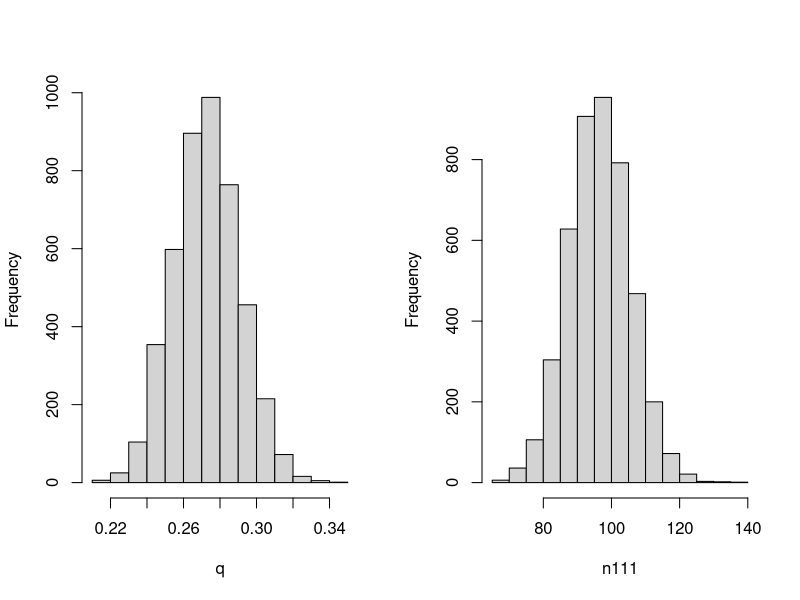
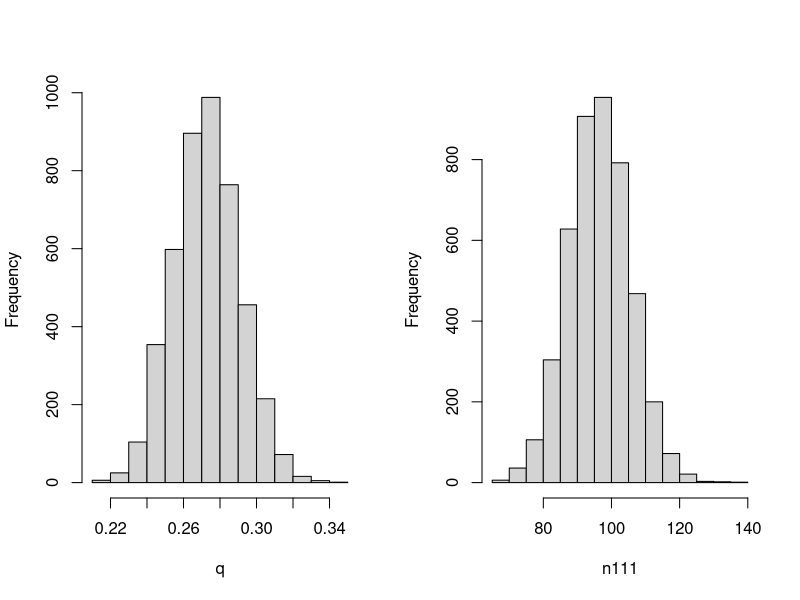

Reproduce these figures in R, in order.
#################################################################################
##This script provides a function to draw samples from the joint posterior 
## distribution of the escape probability 'q' and the frequency
## n111 of chain 1->1->1, based on the Providence measles 
## outbreak data. The algorithm is based on Gibbs 
## sampling (see the lecture notes).
##
## INPUT mcmc.size  = the number of MCMC iterations
##       alpha,beta = parameters of the Beta prior distribution
##                    of the escape probability
##
## OUTPUT chainGibbs = the MCMC sample of q and n111 as a list
##                     of two entries, each a vector of length mcmc.size
## 
## Last updated July 8, 2022/ MEH
#################################################################################
chainGibbs = function(mcmc.size,alpha,beta){
# Reserve space
q    = rep(0,mcmc.size)
n111 = rep(0,mcmc.size)

# Initialize the model unknowns
q[1]    = 0.5;                         # just an initial guess
n111[1] = round(275*2*q[1]/(2*q[1]+1)) # the (rounded) expected value of n_111, 
                                       # given q =0.5 

# The observations (cf. the lecture)
n1  = 34   # frequency of chain 1
n11 = 25   # frequency of chain 1->1
N3  = 275  # frequency of chains with outbreak size 3 
           # (the total frequency of chains 1->2 and 1->1->1)

# Draw MCMC samples
for (i in 2:mcmc.size){

   # Draw an iterate of q from its full conditional distribution
   q[i] = rbeta(1,2*n1+2*n11+n111[i-1]+alpha,n11+2*N3+beta)
  
   # Draw an iterate of n111 from its full conditional distribution
   n111[i] = rbinom(1,N3,2*q[i]/(2*q[i]+1))
   
   }

# The output: the MCMC samples
chainGibbs = list(q=q,n111=n111)

}

## Run the sampler

## mcmc-size = 5000, alpha = 1, beta = 1

test=chainGibbs(5000,1,1)

#pdf(file="/Users/betz/Documents/TexWork/MCMC/betz/Bayesintro/chaingibbs1.pdf", height=4.5, width=8.9)
# Set up to have 2 plots in one figure
par(mfrow=c(1,2),oma=c(0,0,0,0))

# Assume a burn-in of 500 iterations, so just plot those greater than 500. 

hist(test$q[501:5000],main="",xlab="q")
hist(test$n111[501:5000],main="",xlab="n111")

# or
hist(test[[1]][501:5000],main="",xlab="q")
hist(test[[2]][501:5000],main="",xlab="n111")

# Summary of the results 
summary(test$q[501:5000])
summary(test$n111[501:5000])

#dev.off()

chainGibbsUserStart = function(mcmc.size,alpha,beta,start.n111){
  # Last updated, June 17, 2010/KA
  #
  # This function draws samples from the joint posterior 
  # distribution of the escape probability 'q' and the frequency
  # n111 of chain 1->1->1, based on the Providence measles 
  # outbreak data. The algorithm is based on Gibbs 
  # sampling (see the lecture notes).
  #
  # INPUT M          = the number of MCMC iterations
  #       alpha,beta = parameters of the Beta prior distribution
  #                    of the escape probability
  #
  # OUTPUT chainGibbs = the MCMC sample of q and n111 as a list
  #                     of two entries, each a vector of length M
  
  # Reserve space
  q    = rep(0,mcmc.size)
  n111 = rep(0,mcmc.size)
  
  # Initialize the model unknowns
  q[1]    = 0.5;                         # just an initial guess
  n111[1] = start.n111 # the (rounded) expected value of n_111, 
  # given q =0.5 
  
  # The observations (cf. the lecture)
  n1  = 34   # frequency of chain 1
  n11 = 25   # frequency of chain 1->1
  N3  = 275  # frequency of chains with outbreak size 3 
  # (the total frequency of chains 1->2 and 1->1->1)
  
  # Draw MCMC samples
  for (i in 2:mcmc.size){
    
    # Draw an iterate of q from its full conditional distribution
    q[i] = rbeta(1,2*n1+2*n11+n111[i-1]+alpha,n11+2*N3+beta)
    
    # Draw an iterate of n111 from its full conditional distribution
    n111[i] = rbinom(1,N3,2*q[i]/(2*q[i]+1))
    
  }
  
  # The output: the MCMC samples
  chainGibbs = list(q=q,n111=n111)
  
}
